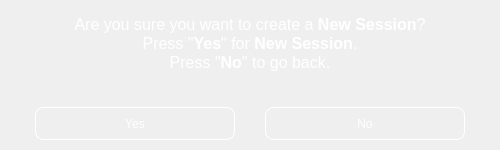
<?xml version="1.0" encoding="UTF-8"?>
<ui version="4.0">
 <class>surity_Dialog</class>
 <widget class="QDialog" name="surity_Dialog">
  <property name="geometry">
   <rect>
    <x>0</x>
    <y>0</y>
    <width>500</width>
    <height>150</height>
   </rect>
  </property>
  <property name="minimumSize">
   <size>
    <width>500</width>
    <height>150</height>
   </size>
  </property>
  <property name="maximumSize">
   <size>
    <width>500</width>
    <height>150</height>
   </size>
  </property>
  <property name="windowTitle">
   <string>Are you Sure?</string>
  </property>
  <property name="windowIcon">
   <iconset resource="Application_GUI.qrc">
    <normaloff>:/Main_Application_window/ericsson-blue-icon-logo.ico</normaloff>:/Main_Application_window/ericsson-blue-icon-logo.ico</iconset>
  </property>
  <property name="styleSheet">
   <string notr="true">background-image: url(:/Main_Application_window/wp3610575-automation-wallpapers.png);</string>
  </property>
  <layout class="QGridLayout" name="gridLayout">
   <item row="3" column="0">
    <layout class="QHBoxLayout" name="horizontalLayout">
     <item>
      <widget class="QPushButton" name="yes_pushButton">
       <property name="minimumSize">
        <size>
         <width>200</width>
         <height>33</height>
        </size>
       </property>
       <property name="maximumSize">
        <size>
         <width>60</width>
         <height>30</height>
        </size>
       </property>
       <property name="styleSheet">
        <string notr="true">#yes_pushButton{
border:1px solid;
color:white;
border-radius:8px;
border-color:rgb(255,255,255);
font: 12pt &quot;Ericsson Hilda&quot;;
background:solid;
}
#yes_pushButton:hover{
background:solid;
background-color: rgb(255, 255, 255);
alternate-background-color: rgb(255, 255, 255) solid;
border:1px solid;
color:rgb(1, 67, 167);
border-radius:8px;
border-color:rgb(1, 67, 167);
font: 700 12pt &quot;Ericsson Hilda&quot;;
}
#yes_pushButton:pressed{
background:solid;
background-color:rgb(190, 190, 190);
	font: 800 12pt &quot;Ericsson Hilda&quot;;
}</string>
       </property>
       <property name="text">
        <string>Yes</string>
       </property>
      </widget>
     </item>
     <item>
      <widget class="QPushButton" name="no_pushButton">
       <property name="minimumSize">
        <size>
         <width>200</width>
         <height>33</height>
        </size>
       </property>
       <property name="maximumSize">
        <size>
         <width>60</width>
         <height>30</height>
        </size>
       </property>
       <property name="autoFillBackground">
        <bool>false</bool>
       </property>
       <property name="styleSheet">
        <string notr="true">#no_pushButton{
border: 1px solid;
border-radius:8px;
border-color:white;
color:white;
	font: 12pt &quot;Ericsson Hilda&quot;;
background:solid;
}

#no_pushButton:hover{
background-color: white;
border: 1px solid;
border-radius:8px;
color:rgb(1, 67, 167);
border-color:rgb(1, 67, 167);
	font: 700 12pt &quot;Ericsson Hilda&quot;;
}

#no_pushButton:pressed{
background:solid;
background-color:rgb(190, 190, 190);
	font: 800 12pt &quot;Ericsson Hilda&quot;;
}</string>
       </property>
       <property name="text">
        <string>No</string>
       </property>
      </widget>
     </item>
    </layout>
   </item>
   <item row="0" column="0">
    <widget class="QTextEdit" name="messagetextEdit">
     <property name="styleSheet">
      <string notr="true">#messagetextEdit{color:white;
background:transparent;
border:none;}</string>
     </property>
     <property name="readOnly">
      <bool>true</bool>
     </property>
     <property name="html">
      <string>&lt;!DOCTYPE HTML PUBLIC &quot;-//W3C//DTD HTML 4.0//EN&quot; &quot;http://www.w3.org/TR/REC-html40/strict.dtd&quot;&gt;
&lt;html&gt;&lt;head&gt;&lt;meta name=&quot;qrichtext&quot; content=&quot;1&quot; /&gt;&lt;meta charset=&quot;utf-8&quot; /&gt;&lt;style type=&quot;text/css&quot;&gt;
p, li { white-space: pre-wrap; }
hr { height: 1px; border-width: 0; }
li.unchecked::marker { content: &quot;\2610&quot;; }
li.checked::marker { content: &quot;\2612&quot;; }
&lt;/style&gt;&lt;/head&gt;&lt;body style=&quot; font-family:'Segoe UI'; font-size:9pt; font-weight:400; font-style:normal;&quot;&gt;
&lt;p align=&quot;center&quot; style=&quot; margin-top:0px; margin-bottom:0px; margin-left:0px; margin-right:0px; -qt-block-indent:0; text-indent:0px;&quot;&gt;&lt;span style=&quot; font-family:'Ericsson Hilda'; font-size:12pt;&quot;&gt;Are you sure you want to create a &lt;/span&gt;&lt;span style=&quot; font-family:'Ericsson Hilda'; font-size:12pt; font-weight:700;&quot;&gt;New Session&lt;/span&gt;&lt;span style=&quot; font-family:'Ericsson Hilda'; font-size:12pt;&quot;&gt;?&lt;/span&gt;&lt;/p&gt;
&lt;p align=&quot;center&quot; style=&quot; margin-top:0px; margin-bottom:0px; margin-left:0px; margin-right:0px; -qt-block-indent:0; text-indent:0px;&quot;&gt;&lt;span style=&quot; font-family:'Ericsson Hilda'; font-size:12pt;&quot;&gt;Press &amp;quot;&lt;/span&gt;&lt;span style=&quot; font-family:'Ericsson Hilda'; font-size:12pt; font-weight:700;&quot;&gt;Yes&lt;/span&gt;&lt;span style=&quot; font-family:'Ericsson Hilda'; font-size:12pt;&quot;&gt;&amp;quot; for &lt;/span&gt;&lt;span style=&quot; font-family:'Ericsson Hilda'; font-size:12pt; font-weight:700;&quot;&gt;New Session&lt;/span&gt;&lt;span style=&quot; font-family:'Ericsson Hilda'; font-size:12pt;&quot;&gt;.&lt;/span&gt;&lt;/p&gt;
&lt;p align=&quot;center&quot; style=&quot; margin-top:0px; margin-bottom:0px; margin-left:0px; margin-right:0px; -qt-block-indent:0; text-indent:0px;&quot;&gt;&lt;span style=&quot; font-family:'Ericsson Hilda'; font-size:12pt;&quot;&gt;Press &amp;quot;&lt;/span&gt;&lt;span style=&quot; font-family:'Ericsson Hilda'; font-size:12pt; font-weight:700;&quot;&gt;No&lt;/span&gt;&lt;span style=&quot; font-family:'Ericsson Hilda'; font-size:12pt;&quot;&gt;&amp;quot; to go back.&lt;/span&gt;&lt;/p&gt;&lt;/body&gt;&lt;/html&gt;</string>
     </property>
    </widget>
   </item>
  </layout>
 </widget>
 <tabstops>
  <tabstop>messagetextEdit</tabstop>
 </tabstops>
 <resources>
  <include location="Application_GUI.qrc"/>
 </resources>
 <connections/>
</ui>
